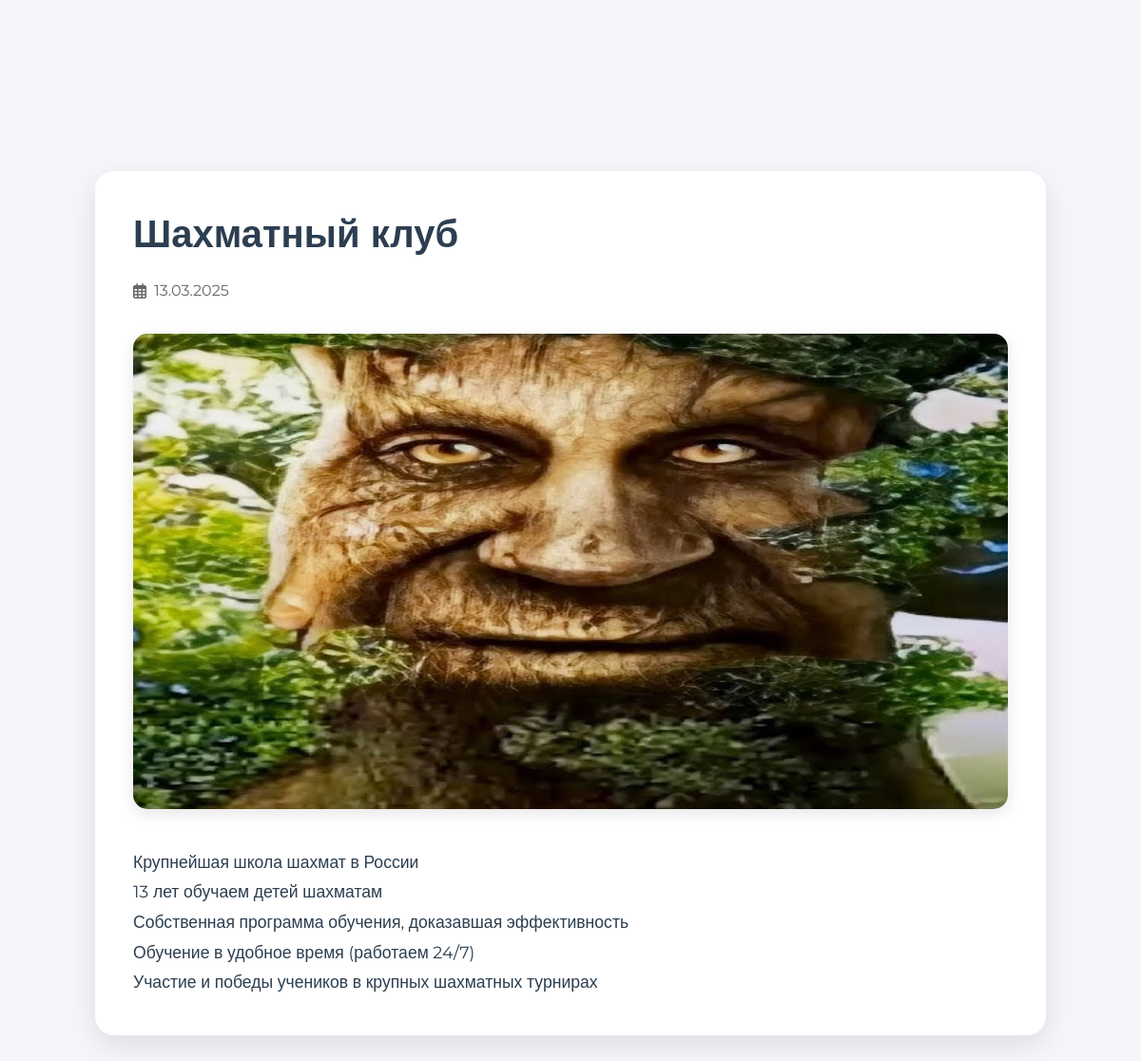
/clubesartic.php?id=1, run on the app's committed database.
### tables this page shows
CREATE TABLE `clubes` (
  `id` int NOT NULL,
  `title` varchar(255) NOT NULL,
  `short_description` text NOT NULL,
  `content` text NOT NULL,
  `image_url` varchar(255) DEFAULT NULL,
  `published_date` timestamp NULL DEFAULT CURRENT_TIMESTAMP,
  `author` varchar(100) DEFAULT NULL
);

### clubesartic.php (the view, shortened to what this page needs)
<?php
    $host = 'localhost';
    $db = 'school_news';
    $user = 'root';
    $pass = '';
    $conn = new PDO("mysql:host=$host;dbname=$db;charset=utf8", $user, $pass);
    if (isset($_GET['id'])) {
        $articleId = intval($_GET['id']);
        $stmt = $conn->prepare("SELECT * FROM clubes WHERE id = :id");
        $stmt->bindParam(':id', $articleId, PDO::PARAM_INT);
        $stmt->execute();
        $article = $stmt->fetch(PDO::FETCH_ASSOC);
    } else {
        echo "<p>Некорректный запрос.</p>";
        exit;
    }
    ?>
    <!DOCTYPE html>
    <html lang="ru">
    <head>
        <link href="https://cdnjs.cloudflare.com/ajax/libs/font-awesome/6.0.0/css/all.min.css" rel="stylesheet">
    </head>
    <body>
        <div class="container">
            <h1 class="article-title"><?php echo htmlspecialchars($article['title']); ?></h1>
            <p class="article-date">
                <i class="far fa-calendar-alt"></i>
                <?php echo date("d.m.Y", strtotime($article['published_date'])); ?>
            </p>
            <?php if ($article['image_url']): ?>
                <img src="<?php echo htmlspecialchars($article['image_url']); ?>" alt="Изображение статьи" class="article-image">
            <?php endif; ?>
            <div class="article-content">
                <?php echo nl2br(htmlspecialchars($article['content'])); ?>
            </div>
        </div>
    </body>
    </html>

### clubesartic.php (style rules this page uses)
:root { --primary-color: #2C3E50; --secondary-color: #3498DB; --accent-color: #E74C3C; --background-color: #F5F6FA; --text-color: #2C3E50; --header-gradient: linear-gradient(135deg, #1a5f7a, #2C3E50); }
* { margin: 0; padding: 0; box-sizing: border-box; }
body { font-family: 'Montserrat', sans-serif; background: var(--background-color); color: var(--text-color); line-height: 1.8; }
.container { width: 90%; max-width: 1000px; margin: 180px auto 60px; background: #fff; padding: 40px; border-radius: 20px; box-shadow: 0 10px 30px rgba(0,0,0,0.1); }
.article-title { font-size: 2.5em; color: var(--primary-color); margin-bottom: 20px; line-height: 1.3; }
.article-date { font-size: 1em; color: #666; margin-bottom: 30px; display: flex; align-items: center; gap: 8px; }
.article-image { width: 100%; max-height: 500px; object-fit: cover; border-radius: 15px; margin-bottom: 30px; box-shadow: 0 5px 15px rgba(0,0,0,0.1); }
.article-content { font-size: 1.1em; color: var(--text-color); line-height: 1.8; word-wrap: break-word; overflow-wrap: break-word; }

### data on the page
clubes: title "Шахматный клуб", published_date "13.03.2025", image_url (placeholder picture), content "Крупнейшая школа шахмат в России 13 лет обучаем детей шахматам Собственная программа обучения, доказавшая эффективность Обучение в удобное время (работаем 24/7) Участие и победы учеников в крупных шахматных турнирах"
